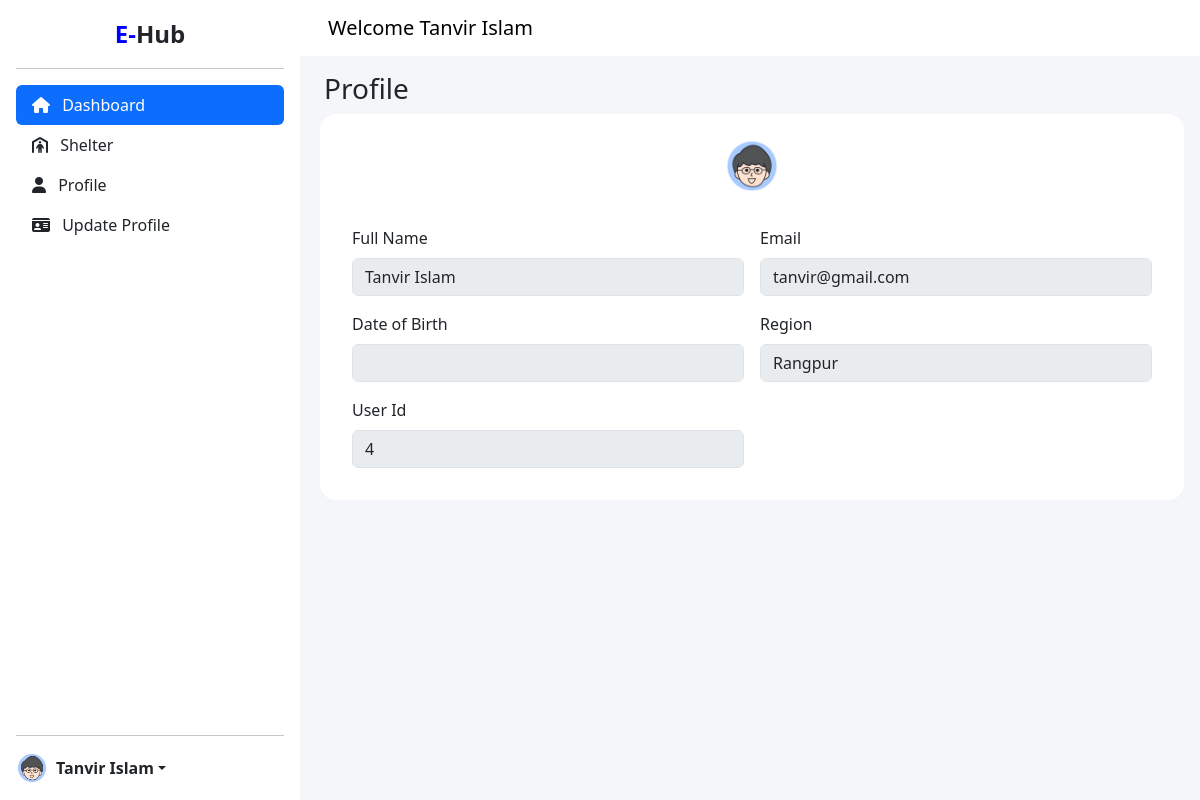
Screenshot of /user/pages/user_profile.php (signed in) with the database file from the repository.
### tables this page shows
CREATE TABLE `users` (
  `id` int(11) NOT NULL,
  `full_name` varchar(100) NOT NULL,
  `date_of_birth` date DEFAULT NULL,
  `email` varchar(100) NOT NULL,
  `password_hash` varchar(255) NOT NULL,
  `role` enum('Normal User','Central Admin','Regional Admin','Shelter Coordinator','Relief Distributor') NOT NULL,
  `phone_number` varchar(15) DEFAULT NULL,
  `address` text DEFAULT NULL,
  `region` varchar(50) DEFAULT NULL,
  `created_at` timestamp NOT NULL DEFAULT current_timestamp(),
  `updated_at` timestamp NOT NULL DEFAULT current_timestamp() ON UPDATE current_timestamp()
);

### user/pages/user_profile.php (the view, shortened to what this page needs)
<?php
include '../includes/header.php';
include '../includes/header2.php';
include '../includes/sidebar.php';
include '../includes/nav.php';
?>
<?php
$userId = $_SESSION['user_id'];
$sql = "SELECT * FROM `users` WHERE id = '$userId'";
$result = mysqli_query($con, $sql);
if ($result) {
    $row = mysqli_fetch_assoc($result);
    $userName = $row['full_name'];
    $userEmail = $row['email'];
    $dob = $row['date_of_birth'];
    $userId = $row['id'];
    $userRegion = $row['region'];
}
?>
<div class="container-fluid main-content flex-grow-1 pt-3 ps-3 tabel-cotainer">
    <h3 class="ps-2">Profile</h3>
    <div class="row form-container">
        <div class="col col-lg-12 col-md-12 form-section">
            <div class="form-profile mt-2">
                <img src="../assets/img/profile_pic.jpg" alt="">
            </div>
            <form class="row g-3">
                <div class="col-lg-6 col-md-12 mt-1 mt-lg-5 mt-md-3">
                    <label for="inputEmail4" class="form-label">Full Name</label>
                    <input type="email" class="form-control" id="inputEmail4" value="<?php echo $userName; ?>" disabled>
                </div>
                <div class="col-md-6 mt-1 mt-lg-5 mt-md-2">
                    <label for="inputPassword4" class="form-label">Email</label>
                    <input type="text" class="form-control" id="inputPassword4" value="<?php echo $userEmail; ?>" disabled>
                </div>
                <div class="col-md-6">
                    <label for="inputEmail4" class="form-label">Date of Birth</label>
                    <input type="text" class="form-control" id="inputEmail4" value="<?php echo $dob; ?>" disabled>
                </div>
                <div class="col-md-6">
                    <label for="inputPassword4" class="form-label">Region</label>
                    <input type="text" class="form-control" id="inputPassword4" value="<?php echo $userRegion; ?>" disabled>
                </div>
                <div class="col-md-6">
                    <label for="inputPassword4" class="form-label">User Id</label>
                    <input type="text" class="form-control" id="inputPassword4" value="<?php echo $userId; ?>" disabled>
                </div>
            </form>
        </div>
    </div>
</div>
<?php include '../includes/footer.php'; ?>

### user/assets/css/style.css (style rules this page uses)
* { padding: 0; margin: 0; box-sizing: border-box; }
html, body { height: 100%; width: 100%; overflow-x: hidden; }
.main-content { background-color: #F5F6FA; }
.main-content { height: calc(100vh - 56px); }
.form-container { padding-left: 1rem; padding-right: 1rem; padding-bottom: 1rem; }
.form-section { display: flex; flex-direction: column; align-items: center; justify-content: center; border-radius: 1rem; background-color: #fff; padding-bottom: 2rem; display: flex; padding: 1rem 2rem 2rem 2rem; }
.form-profile img { width: 3.5rem; height: 3.5rem; border-radius: 50%; }
.form-section form input, .form-select { background-color: #F5F6FA; }

### rows the page displays
users: full_name "Tanvir Islam", email "tanvir@gmail.com", region "Rangpur", id "4"

### other values shown
$_SESSION['user_name'] "Tanvir Islam"
